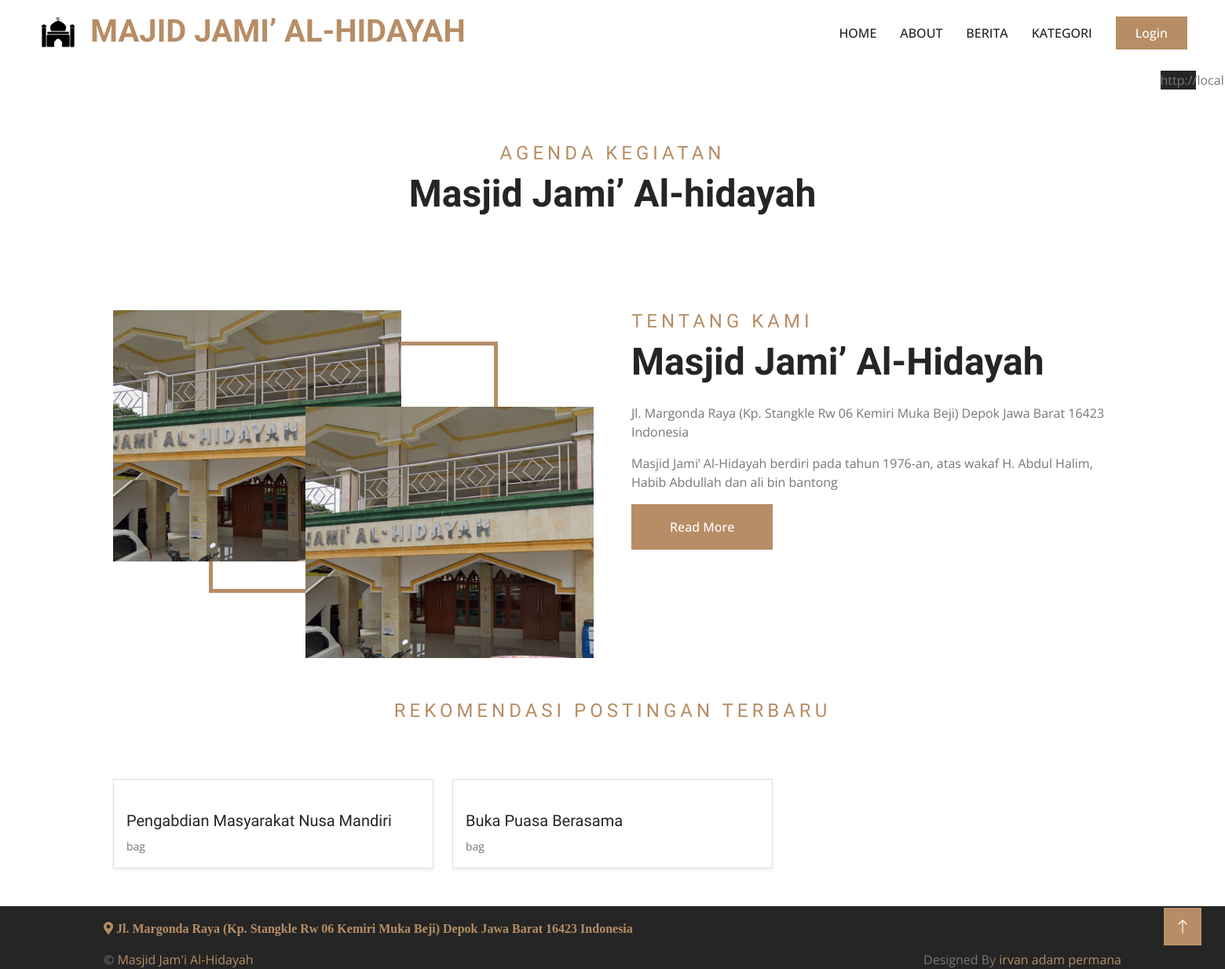
Before: / with the older database file.
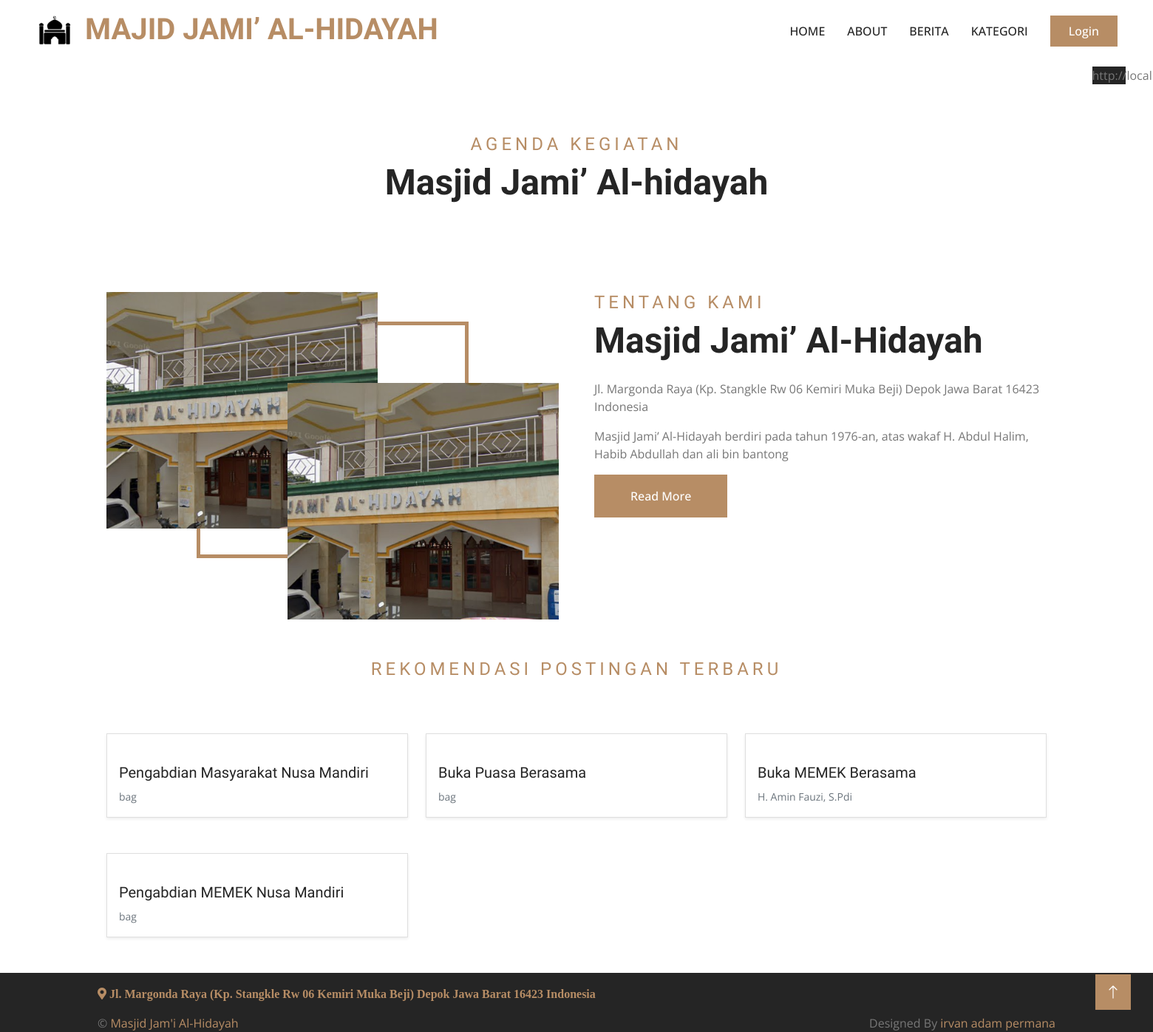
After: the same page with the newer database file.
### tables this page shows
CREATE TABLE `tb_berita` (
  `id` int(11) NOT NULL,
  `id_kategori` int(11) NOT NULL,
  `judul_berita` varchar(128) NOT NULL,
  `isi_berita` text NOT NULL,
  `gambar` varchar(128) NOT NULL,
  `id_user` int(11) NOT NULL,
  `tanggal` varchar(128) NOT NULL
);

CREATE TABLE `tb_user` (
  `id_user` int(11) NOT NULL,
  `name` varchar(128) NOT NULL,
  `email` varchar(128) NOT NULL,
  `img` varchar(128) NOT NULL,
  `password` varchar(256) DEFAULT 'e10adc3949ba59abbe56e057f20f883e',
  `id_roles` varchar(128) NOT NULL,
  `is_active` int(1) NOT NULL,
  `date_created` int(11) DEFAULT NULL
);

### application/controllers/Home.php (called while the page is built, shortened)
<?php
class Home extends CI_Controller
{
	public function index()
	{
		$data['brt'] = $this->m_home->getPost()->result_array();
		$data['baner'] = $this->db->get('tb_bener')->result_array();
		$data['agenda_hari_ini'] = $this->m_home->getAgendaToday();
		$this->load->view('templates/header-home');
		$this->load->view('home/home', $data);
		$this->load->view('templates/footer-home');
	}
}

### index.php (called while the page is built, shortened)
<?php
require_once BASEPATH.'core/CodeIgniter.php';

### application/models/m_home.php (called while the page is built, shortened)
<?php
class m_home extends CI_Model
{
    public function getAgendaToday()
    {
        $this->db->select('a.judul_kegiatan, a.tanggal, a.mulai, a.selesai, a.narasumber, b.jenis_kegiatan');
        $this->db->join('tb_jenis_kegiatan b', 'a.id_jenis = b.id_jenis', 'inner');
        $this->db->where('a.tanggal', date('Y-m-d'));
        $this->db->order_by('a.mulai', 'desc');
        return $this->db->get('tb_agenda a')->result_array();
    }
    public function getPost()
    {
        $this->db->select('a.*, b.kategori,c.name');
        $this->db->join('tb_berita_kategori b', 'a.id_kategori = b.id_kategori', 'inner');
        $this->db->join('tb_user c', 'a.id_user = c.id_user', 'left');
        return $this->db->get('tb_berita a');
    }
}

### application/views/home/home.php (the view, shortened to what this page needs)
<div class="container-fluid p-0 pb-5 wow fadeIn" data-wow-delay="0.1s">
    <div class="owl-carousel header-carousel position-relative">
        <?php foreach ($baner as $b) : ?>
            <div class="owl-carousel-item position-relative" data-dot="<?= base_url('assets/img/banner/') . $b['gambar']; ?> ">
                <div class="owl-carousel-inner">
                    <div class="container">
                        <div class="row justify-content-start">
                            <div class="col-10 col-lg-8">
                                <p class="fs-5 fw-medium text-white mb-4 pb-3"><?= $b['isi_bener']; ?></p>
                            </div>
                        </div>
                    </div>
                </div>
            </div>
        <?php endforeach; ?>
    </div>
</div>
<div class="container-xxl py-5">
    <div class="container">
        <div class="text-center mx-auto mb-5 wow fadeInUp" data-wow-delay="0.1s" style="max-width: 600px;">
            <h4 class="section-title">Agenda Kegiatan</h4>
            <h2 class="display-5 mb-4">Masjid Jami’ Al-hidayah</h2>
        </div>
    </div>
</div>
<div class="container-xxl py-5">
    <div class="container">
        <div class="row g-5">
            <div class="col-lg-6 wow fadeIn" data-wow-delay="0.1s">
                <div class="about-img">
                    <img class="img-fluid" src="<?= base_url('assets/'); ?>img/alhidayah.png" alt="">
                    <img class="img-fluid" src="<?= base_url('assets/'); ?>img/alhidayah.png" alt="">
                </div>
            </div>
            <div class="col-lg-6 wow fadeIn" data-wow-delay="0.5s">
                <h4 class="section-title">TENTANG KAMI</h4>
                <h1 class="display-5 mb-4">Masjid Jami’ Al-Hidayah</h1>
                <p>Jl. Margonda Raya (Kp. Stangkle Rw 06 Kemiri Muka Beji) Depok Jawa Barat 16423 Indonesia</p>
                <p>Masjid Jami’ Al-Hidayah berdiri pada tahun 1976-an, atas wakaf H. Abdul Halim, Habib Abdullah dan ali bin bantong</p>
                <a class="btn btn-primary py-3 px-5" href="<?= base_url('home/about'); ?>">Read More</a>
            </div>
        </div>
    </div>
</div>
<div class="container-xxl py-5">
    <div class="container">
        <div class="text-center mx-auto  " data-wow-delay="0.1s" style="max-width: 600px;">
            <h4 class="section-title">Rekomendasi Postingan Terbaru</h4>
        </div>
        <div class="row mt-4">
            <?php foreach ($brt as $s) : ?>
                <div class="col-md-4 mt-5" data-wow-delay="0.1s">
                    <div class="card shadow-sm">
                        <a href="#"><img src="<?= base_url('assets/img/berita/') . $s['gambar']; ?>" class="card-img-top" alt=""></a>
                        <div class="card-body">
                            <h5 class="card-title"><?= $s['judul_berita']; ?></h5>
                            <p class="card-text"><small class="text-muted"><?= $s['name']; ?></small></p>
                        </div>
                    </div>
                </div>
            <?php endforeach; ?>
        </div>
    </div>
</div>

### application/views/templates/header-home.php (shortened to what this page needs)
<!DOCTYPE html>
<html lang="en">
<head>
    <link href="https://cdnjs.cloudflare.com/ajax/libs/font-awesome/5.10.0/css/all.min.css" rel="stylesheet">
    <link href="https://cdn.jsdelivr.net/npm/bootstrap-icons@1.4.1/font/bootstrap-icons.css" rel="stylesheet">
    <link href="<?= base_url('assets/'); ?>lib/animate/animate.min.css" rel="stylesheet">
    <link href="<?= base_url('assets/'); ?>lib/owlcarousel/assets/owl.carousel.min.css" rel="stylesheet">
    <link href="<?= base_url('assets/'); ?>lib/tempusdominus/css/tempusdominus-bootstrap-4.min.css" rel="stylesheet" />
    <link href="<?= base_url('assets/'); ?>css/bootstrap.min.css" rel="stylesheet">
    <link href="<?= base_url('assets/'); ?>css/style.css" rel="stylesheet">
</head>
<body>
    <nav class="navbar navbar-expand-lg bg-white navbar-light sticky-top py-lg-0 px-lg-5 wow fadeIn" data-wow-delay="0.1s">
        <a href="<?= base_url('home') ?>" class="navbar-brand ms-4 ms-lg-0">
            <h1 class="text-primary m-0"><img class="me-3" src="<?= base_url('assets/'); ?>img/icons/icon-1.png" alt="Icon">MAJID JAMI’ AL-HIDAYAH</h1>
        </a>
        <div class="collapse navbar-collapse" id="navbarCollapse">
            <div class="navbar-nav ms-auto p-4 p-lg-0">
                <a href="<?= base_url('home'); ?>" class="nav-item nav-link">Home</a>
                <a href="<?= base_url('home/about'); ?>" class="nav-item nav-link">About</a>
                <a href="<?= base_url('home/berita'); ?>" class="nav-item nav-link">Berita</a>
                <a href="<?= base_url('home/kategori'); ?>" class="nav-item nav-link">Kategori</a>
            </div>
            <a href="<?= base_url('auth'); ?>" class="btn btn-primary py-2 px-4 d-none d-lg-block">Login</a>
        </div>
    </nav>

### application/views/templates/footer-home.php (shortened to what this page needs)
<div class="container-fluid copyright bg-dark ">
    <div class="container">
        <div class="row">
            <div class="h-100 d-inline-flex align-items-center py-3 me-3">
                <a class="text-body justify-content-center" href="https://goo.gl/maps/ZeSfDhbbUwkDkV6D8"><i class="fa fa-map-marker-alt text-primary "> Jl. Margonda Raya (Kp. Stangkle Rw 06 Kemiri Muka Beji) Depok Jawa Barat 16423 Indonesia</i></a>
                </div>
            <div class="col-md-6 text-center text-md-start mb-3 mb-md-0">
                &copy; <a href="#">Masjid Jam'i Al-Hidayah</a>
                </div>
            <div class="col-md-6 text-center text-md-end">
                Designed By <a href="">irvan adam permana</a>
            </div>
        </div>
    </div>
</div>
    <a href="#" class="btn btn-lg btn-primary btn-lg-square back-to-top"><i class="bi bi-arrow-up"></i></a>
</body>
</html>

### assets/css/style.css (style rules this page uses)
:root { --primary: #B78D65; --light: #F8F8F8; --dark: #252525; }
h1, h2, .h1, .h2, .fw-bold { font-weight: 600 !important; }
h3, h4, .h3, .h4, .fw-medium { font-weight: 500 !important; }
h5, h6, .h5, .h6, .fw-normal { font-weight: 400 !important; }
.back-to-top { position: fixed; display: none; right: 30px; bottom: 30px; z-index: 99; }
.btn { font-weight: 500; transition: .5s; }
.btn.btn-primary, .btn.btn-secondary { color: #FFFFFF; }
.btn-lg-square { width: 48px; height: 48px; }
.btn-square, .btn-sm-square, .btn-lg-square { padding: 0; display: flex; align-items: center; justify-content: center; font-weight: normal; }
.navbar .navbar-nav .nav-link { margin-right: 30px; padding: 30px 0; color: var(--dark); font-weight: 500; text-transform: uppercase; outline: none; }
.navbar.sticky-top { top: -100px; transition: .5s; }
.owl-carousel-inner { position: absolute; width: 100%; height: 100%; top: 0; left: 0; display: flex; align-items: center; background: rgba(0, 0, 0, .5); }
.section-title { color: var(--primary); font-weight: 600; letter-spacing: 5px; text-transform: uppercase; }
.about-img, .feature-img { position: relative; height: 100%; min-height: 400px; }
.about-img img, .feature-img img { position: absolute; width: 60%; height: 80%; object-fit: cover; }
.about-img img:last-child, .feature-img img:last-child { margin: 20% 0 0 40%; }
.about-img::before, .feature-img::before { position: absolute; content: ""; width: 60%; height: 80%; top: 10%; left: 20%; border: 5px solid var(--primary); z-index: -1; }

Changed rows visible on the page:
added tb_berita: judul_berita "Buka MEMEK Berasama", id_user.name "H. Amin Fauzi, S.Pdi"
added tb_berita: judul_berita "Pengabdian MEMEK Nusa Mandiri", id_user.name "bag"
